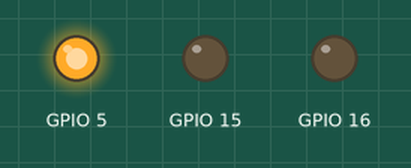
Recording of a sketch running on a simulated ESP32. Shown: output pins drawn as LEDs (lit = HIGH).

Above: at 1.0 s.
At 5.0 s:
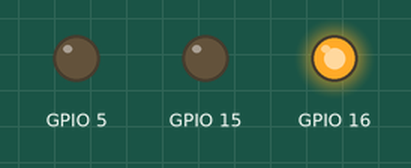
At 7.0 s:
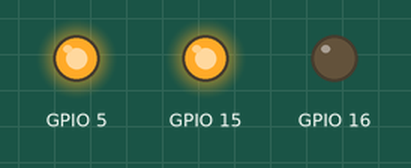
At 9.0 s:
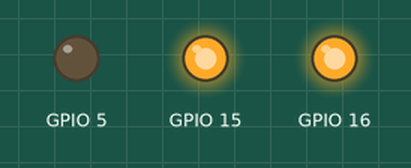
At 13.0 s:
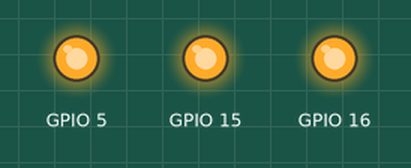
At 18.0 s:
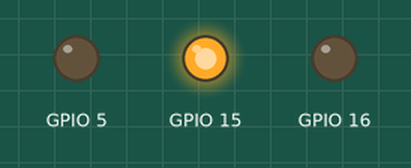
Timing chart, 0 to 19.5 s (numbered marks = the images above):
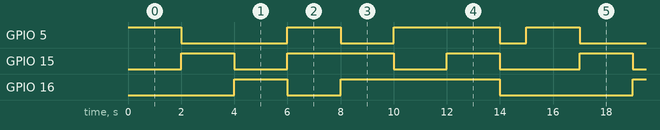

Measured:
- by itself, GPIO 5: repeats every 15.0 s: LOW 4.0 s, HIGH 2.0 s, LOW 2.0 s, HIGH 4.0 s, LOW 1.0 s, HIGH 2.0 s
- by itself, GPIO 15: repeats every 15.0 s: LOW 2.0 s, HIGH 4.0 s, LOW 2.0 s, HIGH 2.0 s, LOW 3.0 s, HIGH 2.0 s
- by itself, GPIO 16: repeats every 15.0 s: LOW 2.0 s, HIGH 6.0 s, LOW 5.0 s, HIGH 2.0 s

The sketch:

RGB_LED.ino
```cpp
void setup()
{
pinMode(15, OUTPUT);
pinMode(5, OUTPUT);
pinMode(16, OUTPUT);
}


void loop()
{
    //color cycle
    digitalWrite(5,HIGH);
    digitalWrite(15,LOW);
    digitalWrite(16,LOW);
    delay(2000);
    digitalWrite(5,LOW);
    digitalWrite(15,HIGH);
    digitalWrite(16,LOW);
    delay(2000);
    digitalWrite(5,LOW);
    digitalWrite(15,LOW);
    digitalWrite(16,HIGH);
    delay(2000);
    digitalWrite(5,HIGH);
    digitalWrite(15,HIGH);
    digitalWrite(16,LOW);
    delay(2000);
    digitalWrite(5,LOW);
    digitalWrite(15,HIGH);
    digitalWrite(16,HIGH);
    delay(2000);
    digitalWrite(5,HIGH);
    digitalWrite(15,LOW);
    digitalWrite(16,HIGH);
    delay(2000);
    digitalWrite(5,HIGH);
    digitalWrite(15,HIGH);
    digitalWrite(16,HIGH);
    delay(2000);
    digitalWrite(5,LOW);
    digitalWrite(15,LOW);
    digitalWrite(16,LOW);
    delay(1000);

}
```
